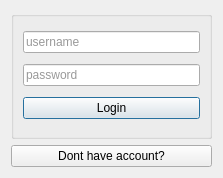
<?xml version="1.0" encoding="UTF-8"?>
<ui version="4.0">
 <class>Login</class>
 <widget class="QDialog" name="Login">
  <property name="geometry">
   <rect>
    <x>0</x>
    <y>0</y>
    <width>223</width>
    <height>178</height>
   </rect>
  </property>
  <property name="minimumSize">
   <size>
    <width>223</width>
    <height>178</height>
   </size>
  </property>
  <property name="maximumSize">
   <size>
    <width>223</width>
    <height>178</height>
   </size>
  </property>
  <property name="palette">
   <palette>
    <active>
     <colorrole role="PlaceholderText">
      <brush brushstyle="SolidPattern">
       <color alpha="128">
        <red>205</red>
        <green>227</green>
        <blue>217</blue>
       </color>
      </brush>
     </colorrole>
    </active>
    <inactive>
     <colorrole role="PlaceholderText">
      <brush brushstyle="SolidPattern">
       <color alpha="128">
        <red>205</red>
        <green>227</green>
        <blue>217</blue>
       </color>
      </brush>
     </colorrole>
    </inactive>
    <disabled>
     <colorrole role="PlaceholderText">
      <brush brushstyle="SolidPattern">
       <color alpha="128">
        <red>205</red>
        <green>227</green>
        <blue>217</blue>
       </color>
      </brush>
     </colorrole>
    </disabled>
   </palette>
  </property>
  <property name="windowTitle">
   <string>MVVM Bank Client</string>
  </property>
  <layout class="QVBoxLayout" name="verticalLayout">
   <item>
    <widget class="QGroupBox" name="groupBox">
     <property name="palette">
      <palette>
       <active>
        <colorrole role="PlaceholderText">
         <brush brushstyle="SolidPattern">
          <color alpha="255">
           <red>153</red>
           <green>153</green>
           <blue>153</blue>
          </color>
         </brush>
        </colorrole>
       </active>
       <inactive>
        <colorrole role="PlaceholderText">
         <brush brushstyle="SolidPattern">
          <color alpha="255">
           <red>153</red>
           <green>153</green>
           <blue>153</blue>
          </color>
         </brush>
        </colorrole>
       </inactive>
       <disabled>
        <colorrole role="PlaceholderText">
         <brush brushstyle="SolidPattern">
          <color alpha="255">
           <red>153</red>
           <green>153</green>
           <blue>153</blue>
          </color>
         </brush>
        </colorrole>
       </disabled>
      </palette>
     </property>
     <property name="contextMenuPolicy">
      <enum>Qt::CustomContextMenu</enum>
     </property>
     <property name="title">
      <string/>
     </property>
     <layout class="QVBoxLayout" name="verticalLayout_2">
      <item>
       <widget class="QLineEdit" name="lineEdit_username">
        <property name="placeholderText">
         <string extracomment="Username">username</string>
        </property>
       </widget>
      </item>
      <item>
       <widget class="QLineEdit" name="lineEdit_password">
        <property name="placeholderText">
         <string>password</string>
        </property>
       </widget>
      </item>
      <item>
       <widget class="QPushButton" name="pushButton_login">
        <property name="text">
         <string>Login</string>
        </property>
       </widget>
      </item>
     </layout>
    </widget>
   </item>
   <item>
    <widget class="QPushButton" name="pushButton_signUp">
     <property name="layoutDirection">
      <enum>Qt::LeftToRight</enum>
     </property>
     <property name="text">
      <string>Dont have account?</string>
     </property>
    </widget>
   </item>
  </layout>
 </widget>
 <resources/>
 <connections/>
</ui>
